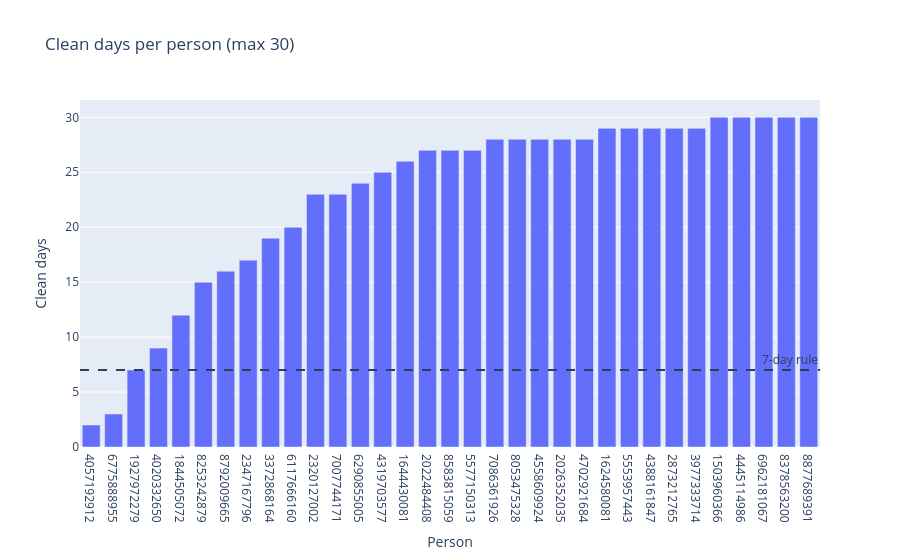

Notebook code for this chart:
### Code cell
import plotly.express as px

chart_df = days_per_user.reset_index(name="clean_days")

fig = px.bar(chart_df, x="user_id", y="clean_days",
             title="Clean days per person (max 30)",
             labels={"user_id": "Person", "clean_days": "Clean days"})
fig.add_hline(y=7, line_dash="dash", annotation_text="7-day rule")
fig.show()

### Figure 1 — Plotly figure (JSON) as saved in the notebook; plotly's stock layout.template omitted (floating-point values rounded to 4 significant figures)
{"data": [{"hovertemplate": "Person=%{x}<br>Clean days=%{y}<extra></extra>", "legendgroup": "", "marker": {"color": "#636efa", "pattern": {"shape": ""}}, "name": "", "orientation": "v", "showlegend": false, "textposition": "auto", "type": "bar", "x": ["4057192912", "6775888955", "1927972279", "4020332650", "1844505072", "8253242879", "8792009665", "2347167796", "3372868164", "6117666160", "2320127002", "7007744171", "6290855005", "4319703577", "1644430081", "2022484408", "8583815059", "5577150313", "7086361926", "8053475328", "4558609924", "2026352035", "4702921684", "1624580081", "5553957443", "4388161847", "2873212765", "3977333714", "1503960366", "4445114986", "6962181067", "8378563200", "8877689391"], "xaxis": "x", "y": [2, 3, 7, 9, 12, 15, 16, 17, 19, 20, 23, 23, 24, 25, 26, 27, 27, 27, 28, 28, 28, 28, 28, 29, 29, 29, 29, 29, 30, 30, 30, 30, 30], "yaxis": "y"}], "layout": {"annotations": [{"showarrow": false, "text": "7-day rule", "x": 1, "xanchor": "right", "xref": "x domain", "y": 7, "yanchor": "bottom", "yref": "y"}], "barmode": "relative", "legend": {"tracegroupgap": 0}, "shapes": [{"line": {"dash": "dash"}, "type": "line", "x0": 0, "x1": 1, "xref": "x domain", "y0": 7, "y1": 7, "yref": "y"}], "title": {"text": "Clean days per person (max 30)"}, "xaxis": {"anchor": "y", "domain": [0, 1], "title": {"text": "Person"}}, "yaxis": {"anchor": "x", "domain": [0, 1], "title": {"text": "Clean days"}}}}
